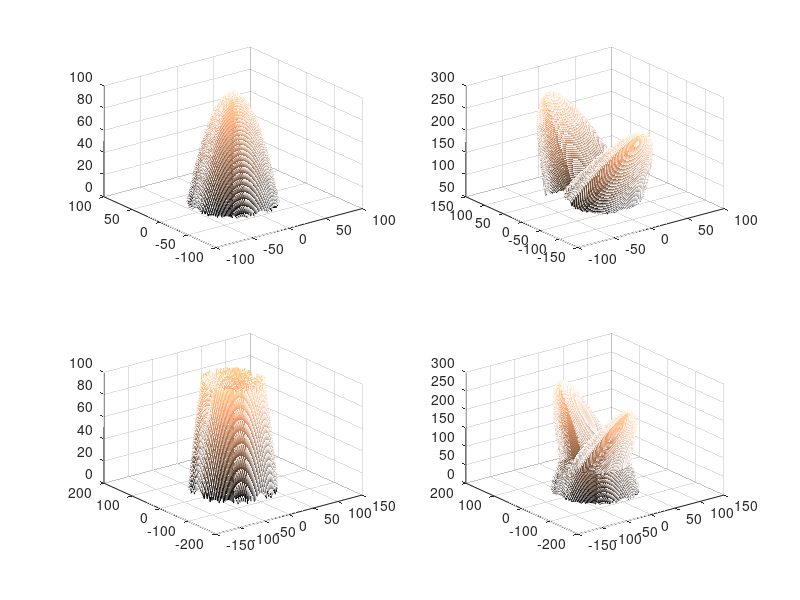
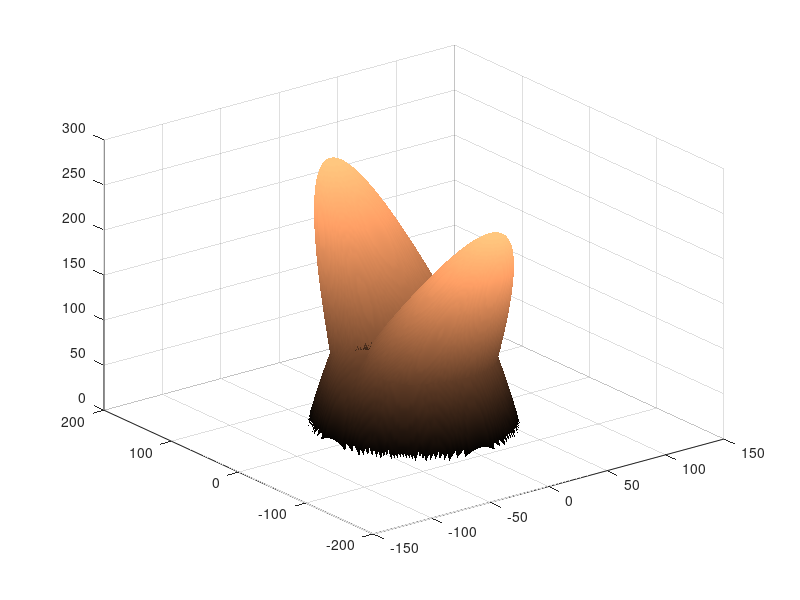

The MATLAB source for these figures, in order:

figure(1)
clf
subplot(2,2,1)
[X,Y]=meshgrid(-100:100,-100:100);
Z=max(0,50^2-X.^2-Y.^2).^(1)/25;
Z(Z==0)=NaN;
mesh(X,Y,Z);

subplot(2,2,2)
al=pi/6;
Xn=X;
Yn=Y*cos(al)-Z*2*sin(al)-25;
Zn=Y*sin(al)+Z*2*cos(al)+80;
mesh(Xn,Yn,Zn);
hold on
Xn2=X;
Yn2=Y*cos(-al)-Z*2*sin(-al)+25;
Zn2=Y*sin(-al)+Z*2*cos(-al)+80;
mesh(Xn2,Yn2,Zn2);

subplot(2,2,3)

Xn3=X*sqrt(2);
Yn3=Y*2;
Zn3=Z*2;
Xn3=Xn3.*(1-0.3*min(1,max(0,(-0.5+(Zn3-40)/40))).*(abs(Yn3)<30).*(1-sin(abs(Yn3)/30*pi/2)));
Zn3(Zn3>100)=NaN;
mesh(Xn3,Yn3,Zn3);

subplot(2,2,4)
mesh(Xn,Yn,Zn);
hold on
mesh(Xn2,Yn2,Zn2);
mesh(Xn3,Yn3,Zn3);
colormap('copper');
shading interp

figure(1234)
surf(Xn,Yn,Zn,'EdgeColor','none');
hold on
surf(Xn2,Yn2,Zn2,'EdgeColor','none');
surf(Xn3,Yn3,Zn3,'EdgeColor','none');
colormap('copper');
shading interp

%Z(


